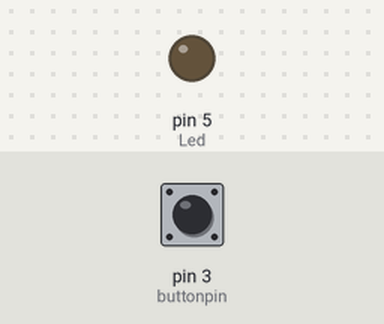
The sketch below on a simulated Arduino Uno, built with avr-gcc and run on an emulated ATmega328P. Shown: output pins drawn as LEDs (lit = HIGH). The inputs (shaded band) are chosen by the test bench; at power-on: pin 3 (buttonpin) LOW.

Above: at 1.2 s.
1.3 s: pin 3 (buttonpin) pulled HIGH for 0.15 s
At 1.9 s:
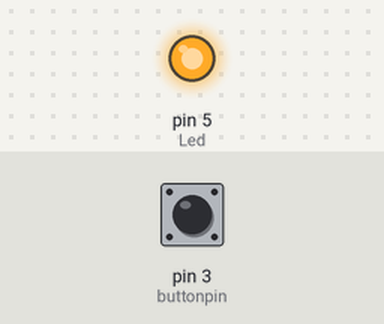
4.4 s: pin 3 (buttonpin) pulled HIGH for 1 s
At 7.0 s:
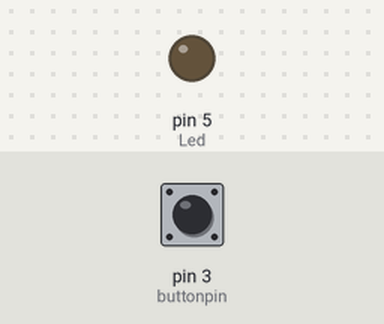
7.9 s: pin 3 (buttonpin) pulled HIGH for 3.2 s
At 9.3 s:
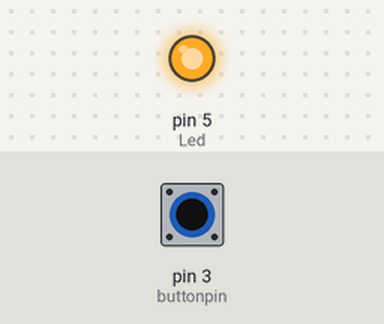
Timing chart, 0 to 13.4 s (numbered marks = the images above; inputs shaded):
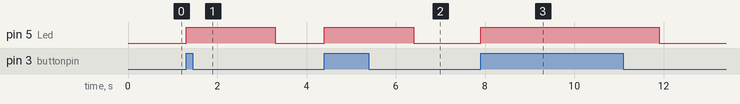

Measured:
- after the input at 1.3 s, pin 5 (Led): LOW → HIGH at once, → LOW 2.0 s later
- after the input at 4.4 s, pin 5 (Led): LOW → HIGH at once, → LOW 2.0 s later
- after the input at 7.9 s, pin 5 (Led): LOW → HIGH at once, → LOW 4.0 s later

The sketch:

ExampleKY038digital.ino
```cpp
/*
  Example code: Digital output
*/

int Led = 5 ;// define LED Interface
int buttonpin = 3; // define D0 Sensor Interface
int val = 0;// define numeric variables val

void setup ()
{
  pinMode (Led, OUTPUT) ;// define LED as output interface
  pinMode (buttonpin, INPUT) ;// output interface D0 is defined sensor
}

void loop ()
{
  val = digitalRead(buttonpin);// digital interface will be assigned a value of pin 3 to read val
  if (val == HIGH) // When the sound detection module detects a signal, LED flashes
  {
    digitalWrite (Led, HIGH);
    delay(2000);
    }
  else
  {
    digitalWrite (Led, LOW);
  }
}
```
